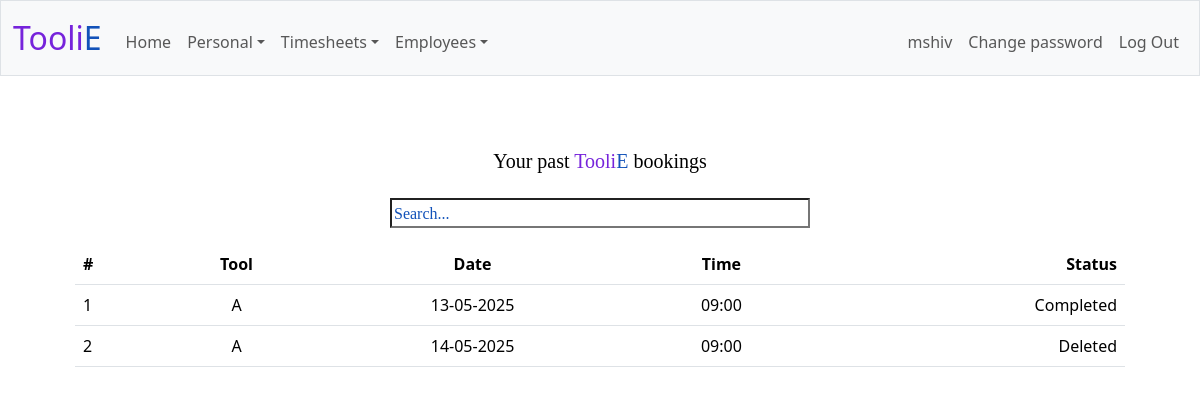
The page /bookinghistory (signed in) on the database its author committed.
### tables this page shows
CREATE TABLE history (
    id INTEGER PRIMARY KEY,
    user_id VARCHAR(5) NOT NULL,
    tool_name CHAR(1) NOT NULL,
    date DATE NOT NULL,
    timeslot STR NOT NULL,
    status TEXT NOT NULL
);

### app.py (the view)
@app.route("/bookinghistory", methods=["GET", "POST"])
@login_required
def bookinghistory():
    db = get_db()
    history = db.execute("SELECT * FROM history WHERE user_id = ? ORDER BY date, timeslot", (session["user_id"],))
    return render_template("bookinghistory.html", history=history)

### app.py (called while the page is built)
@app.after_request
def after_request(response):
    response.headers["Cache-Control"] = "no-cache, no-store, must-revalidate"
    response.headers["Expires"] = 0
    response.headers["Pragma"] = "no-cache"
    return response

### helpers.py (called while the page is built)
def login_required(f):
    @wraps(f)
    def decorated_function(*args, **kwargs):
        if session.get("user_id") is None:
            return redirect("/login")
        return f(*args, **kwargs)
    return decorated_function

def get_db():
    if 'db' not in g:
        g.db = sqlite3.connect(DATABASE)
        g.db.row_factory = sqlite3.Row  # allows you to access rows like dictionaries
    return g.db

### templates/bookinghistory.html (shortened to what this page needs)
{% extends "layout.html" %}
{% block main %}
<h2 class="home-body">
    <p class="home-space">Your past <span class="purple">Tooli</span><span class="blue">E</span> bookings</p>
</h2>
<p><input class="searchbar" type="text" id="searchInput" placeholder="Search..."></p>
<div class="mb-3">
    <table class="table table-hover" id="bookingHistoryTable">
        <thead>
            <tr>
                <th class="text-start" scope="col">#</th>
                <th class="text-center" scope="col">Tool</th>
                <th class="text-center" scope="col">Date</th>
                <th class="text-center" scope="col">Time</th>
                <th class="text-end" scope="col">Status</th>
            </tr>
        </thead>
        <tbody>
            {% for entry in history %}
            <tr>
                <td class="text-start">{{ loop.index }}</td>
                <td class="text-center">{{ entry.tool_name }}</td>
                <td class="text-center">{{ entry.date }}</td>
                <td class="text-center">{{ entry.timeslot }}</td>
                <td class="text-end">{{ entry.status }}</td>
            </tr>
            {% endfor %}
        </tbody>
    </table>
</div>
{% endblock %}

### static/styles.css (style rules this page uses)
.blue { color: #1252b9; }
.purple { color: #7623db; }
h2 { font-family: 'Courier New', monospace; font-size: 20px; color: #000000; }
.home-body { text-align: center; margin: 0 auto; font-family: 'Verdana'; margin-left: 10px; margin-right: 10px; }
.home-space { margin-top: 25px; margin-bottom: 25px; }
.searchbar { text-align: left; width: 40%; background-color: #ffffff; color: #000000; }
.searchbar::placeholder { color: #1252b9; font-family: 'Garamond'; }

### rows shown on the page
history: tool_name "A", date "13-05-2025", timeslot "09:00", status "Completed"
history: tool_name "A", date "14-05-2025", timeslot "09:00", status "Deleted"

### other values the page prints
{{ session["user_id"] }} "mshiv"
